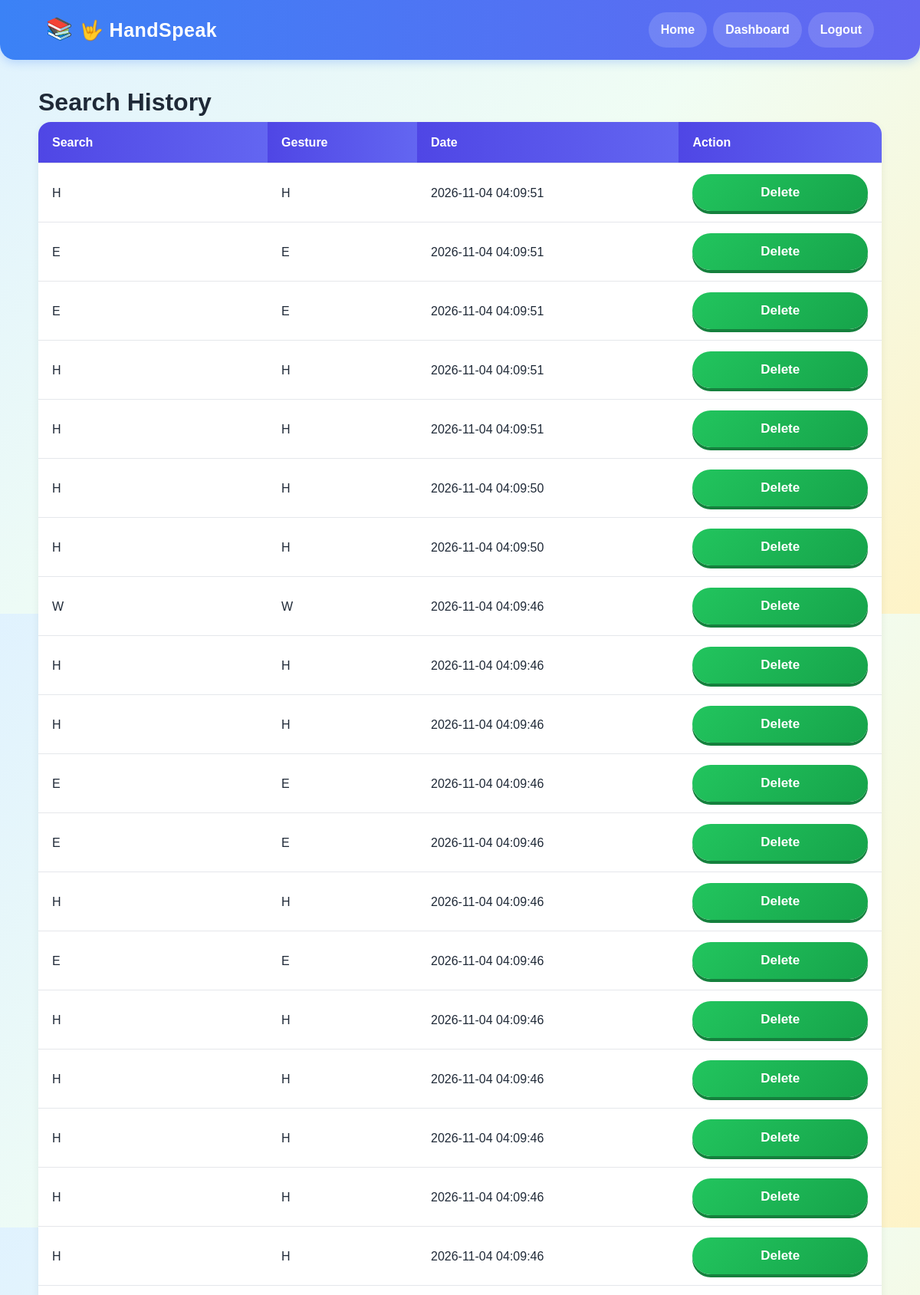
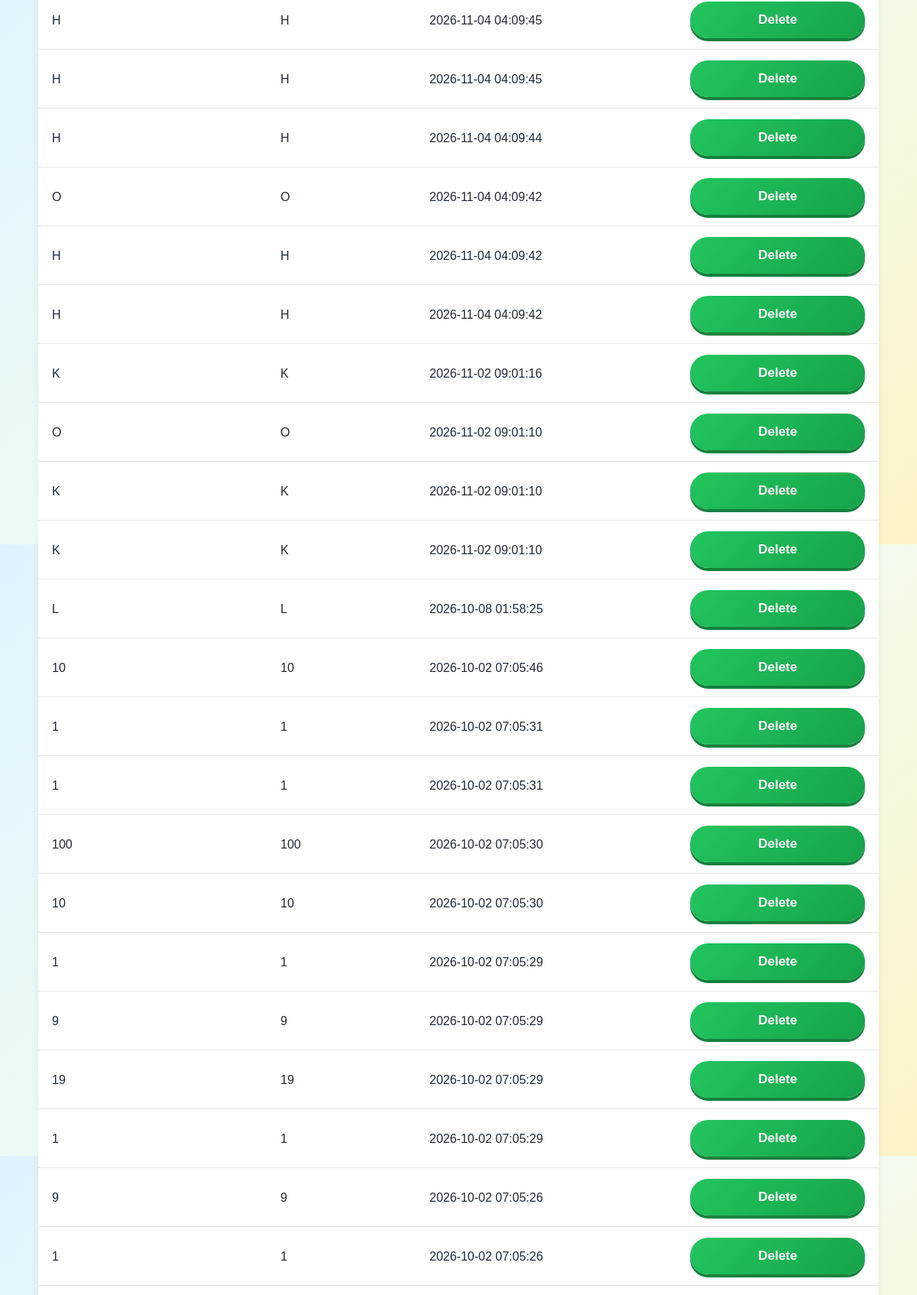
The app's page /history (signed in, upper part) with its own data (2 pictures, top to bottom).
### tables this page shows
CREATE TABLE gestures (
            id INTEGER PRIMARY KEY AUTOINCREMENT,
            name TEXT NOT NULL,
            category TEXT NOT NULL,
            image TEXT NOT NULL,
            description TEXT,
            created_at TIMESTAMP DEFAULT CURRENT_TIMESTAMP
        );

CREATE TABLE search_history (
            id INTEGER PRIMARY KEY AUTOINCREMENT,
            user_id INTEGER NOT NULL,
            search_text TEXT NOT NULL,
            gesture_id INTEGER,
            searched_at TIMESTAMP DEFAULT CURRENT_TIMESTAMP,

            FOREIGN KEY(user_id)
            REFERENCES users(id),

            FOREIGN KEY(gesture_id)
            REFERENCES gestures(id)
        );

### app.py (the view)
@app.route("/history")
def history():
    if not login_required():
        return redirect(url_for("login"))
    db = get_db()
    histories = db.execute("""
        SELECT
            search_history.id,
            search_history.search_text,
            search_history.searched_at,
            gestures.name AS gesture_name
        FROM search_history
        LEFT JOIN gestures
        ON search_history.gesture_id = gestures.id
        WHERE search_history.user_id = ?
        ORDER BY search_history.id DESC
    """, (session["user_id"],)).fetchall()
    db.close()
    return render_template(
        "history.html",
        histories=histories
    )

### app.py (called while the page is built)
def get_db():
    connection = sqlite3.connect(DATABASE)
    connection.row_factory = sqlite3.Row
    return connection

def login_required():
    return "user_id" in session

### templates/history.html (shortened to what this page needs)
{% extends "base.html" %}
{% block content %}
<h1>
    Search History
</h1>
<table>
    <thead>
        <tr>
            <th>
                Search
            </th>
            <th>
                Gesture
            </th>
            <th>
                Date
            </th>
            <th>
                Action
            </th>
        </tr>
    </thead>
    <tbody>
        {% for item in histories %}
        <tr>
            <td>
                {{ item["search_text"] }}
            </td>
            <td>
                {{ item["gesture_name"] or "Not found" }}
            </td>
            <td>
                {{ item["searched_at"] }}
            </td>
            <td>
                <form
                    method="POST"
                    action="{{ url_for(
                        'delete_history',
                        history_id=item['id']
                    ) }}"
                >
                    <button
                        type="submit"
                        onclick="
                            return confirm(
                                'Delete this history?'
                            );
                        "
                    >
                        Delete
                    </button>
                </form>
            </td>
        </tr>
        {% else %}
        <tr>
            <td colspan="4">
                No search history.
            </td>
        </tr>
        {% endfor %}
    </tbody>
</table>
{% endblock %}

### static/css/style.css (style rules this page uses)
* { box-sizing: border-box; margin: 0; padding: 0; }
body { margin: 0; font-family: 'Comic Sans MS', 'Bubblegum Sans', 'Arial Rounded MT Bold', Arial, sans-serif; background: linear-gradient(135deg, #e0f2fe 0%, #f0fdf4 50%, #fef3c7 100%); color: #1f2937; line-height: 1.6; font-size: 16px; }
.button, button { border: none; background: linear-gradient(135deg, #22c55e, #16a34a); color: white; padding: 14px 28px; border-radius: 50px; cursor: pointer; text-decoration: none; font-size: 17px; font-weight: bold; transition: all 0.2s ease; box-shadow: 0 4px 0 #15803d; }
form { display: flex; flex-direction: column; gap: 6px; }
table { width: 100%; border-collapse: separate; border-spacing: 0; background: white; border-radius: 16px; overflow: hidden; box-shadow: 0 4px 12px rgba(0, 0, 0, 0.06); }
th, td { padding: 14px 18px; border-bottom: 1px solid #e5e7eb; text-align: left; }
th { background: linear-gradient(90deg, #4f46e5, #6366f1); color: white; font-weight: bold; }

### records on screen
gestures: search_text "H", name "H", searched_at "2026-11-04 04:09:51", searched_at "2026-11-04 04:09:50", searched_at "2026-11-04 04:09:46", searched_at "2026-11-04 04:09:45", searched_at "2026-11-04 04:09:44", searched_at "2026-11-04 04:09:42"
gestures: search_text "E", name "E", searched_at "2026-11-04 04:09:51", searched_at "2026-11-04 04:09:46"
gestures: search_text "W", name "W", searched_at "2026-11-04 04:09:46"
gestures: search_text "O", name "O", searched_at "2026-11-04 04:09:42"
search_history: search_text "K", name "K", searched_at "2026-11-02 09:01:16"
search_history: search_text "O", name "O", searched_at "2026-11-02 09:01:10"
search_history: search_text "K", name "K", searched_at "2026-11-02 09:01:10"
search_history: search_text "K", name "K", searched_at "2026-11-02 09:01:10"
search_history: search_text "L", name "L", searched_at "2026-10-08 01:58:25"
search_history: search_text "10", name "10", searched_at "2026-10-02 07:05:46"
search_history: search_text "1", name "1", searched_at "2026-10-02 07:05:31"
search_history: search_text "1", name "1", searched_at "2026-10-02 07:05:31"
search_history: search_text "100", name "100", searched_at "2026-10-02 07:05:30"
search_history: search_text "10", name "10", searched_at "2026-10-02 07:05:30"
search_history: search_text "1", name "1", searched_at "2026-10-02 07:05:29"
search_history: search_text "9", name "9", searched_at "2026-10-02 07:05:29"
search_history: search_text "19", name "19", searched_at "2026-10-02 07:05:29"
search_history: search_text "1", name "1", searched_at "2026-10-02 07:05:29"
search_history: search_text "9", name "9", searched_at "2026-10-02 07:05:26"
search_history: search_text "1", name "1", searched_at "2026-10-02 07:05:26"
